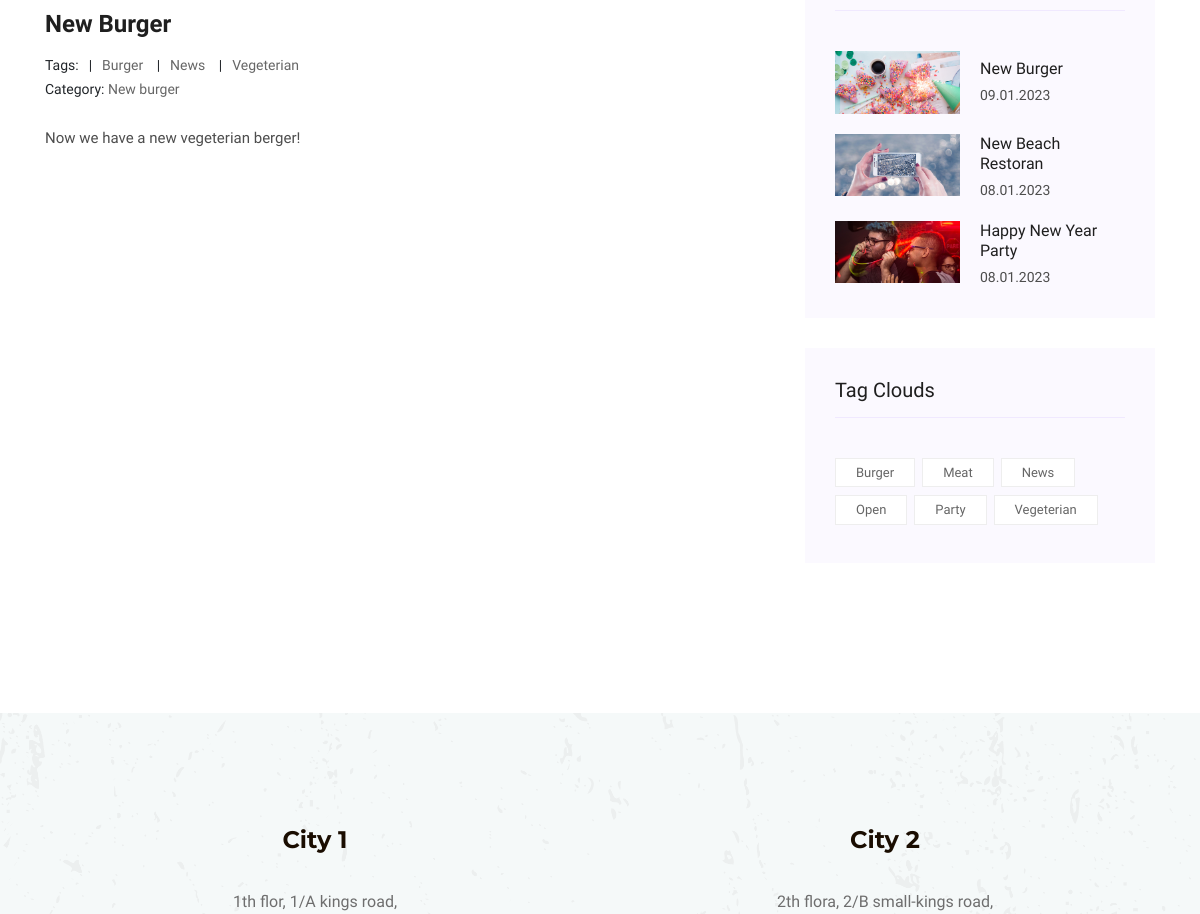
Before: /blog/post/new-burger/ (middle part) with the older database file.
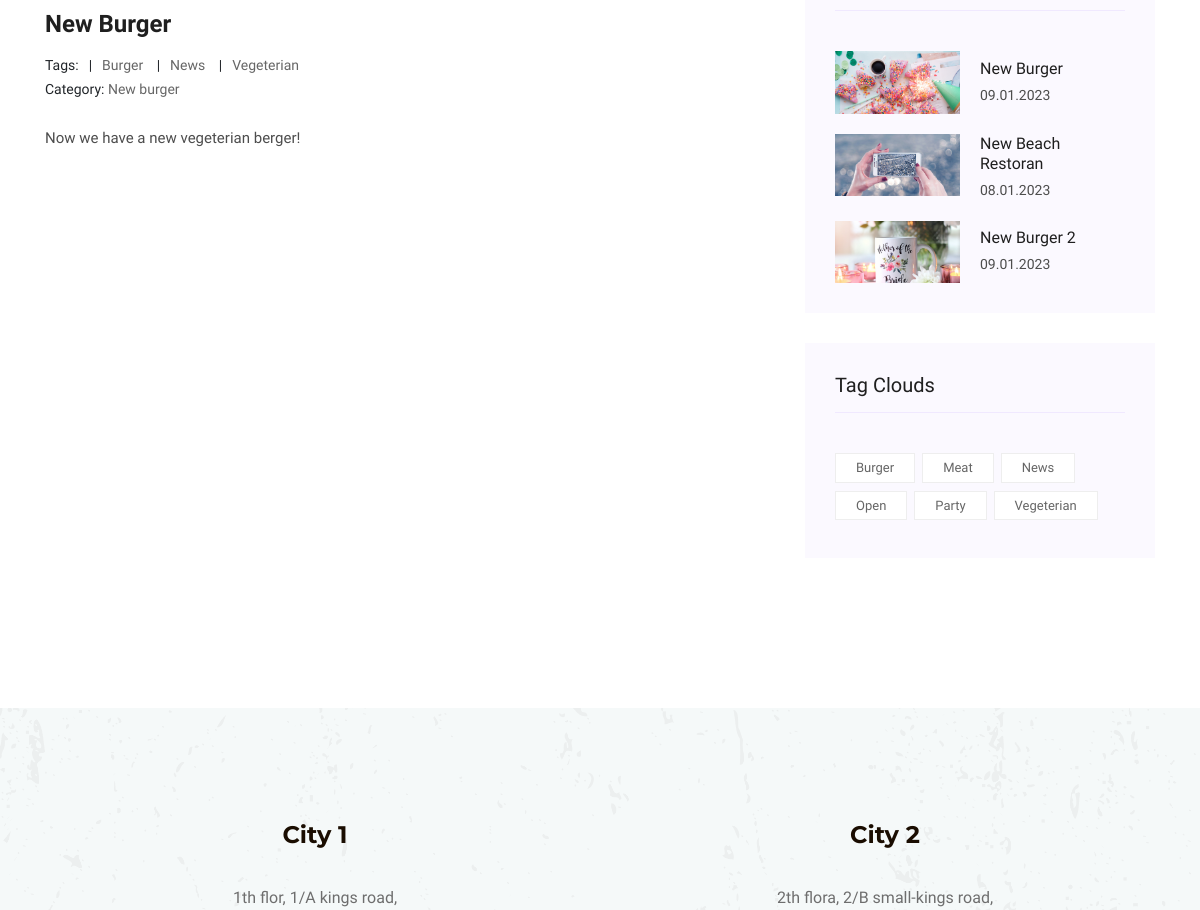
After: the same page with the newer database file.
### blog/models.py (models this page shows, shortened)
class Tag(models.Model):
    title = models.CharField(max_length=50)
    slug = models.SlugField(max_length=50, verbose_name='Url', unique=True)
    def get_absolute_url(self):
        return reverse('tag', kwargs={"slug": self.slug})
    class Meta:
        verbose_name = 'Tag'
        verbose_name_plural = 'Tags'
        ordering = ['title']

class Post(models.Model):
    title = models.CharField(max_length=255)
    slug = models.SlugField(max_length=255, verbose_name='Url', unique=True)
    author = models.CharField(max_length=255)
    content = models.TextField(blank=True)
    created_at = models.DateTimeField(auto_now_add=True, verbose_name='опубликовано')
    photo = models.ImageField(upload_to='photos/%Y/%m/%d/', blank=True)
    views = models.IntegerField(default=0, verbose_name='Кол-во просмотров')
    category = models.ForeignKey(Category, on_delete=models.PROTECT, related_name='posts')
    tags = models.ManyToManyField(Tag, blank=True, related_name='posts')
    def get_absolute_url(self):
        return reverse('post', kwargs={"slug": self.slug})
    class Meta:
        verbose_name = 'Post'
        verbose_name_plural = 'Posts'
        ordering = ['-created_at']

class Category(models.Model):
    title = models.CharField(max_length=255)
    slug = models.SlugField(max_length=255, verbose_name='Url', unique=True)
    def __str__(self):
        return self.title
    def get_absolute_url(self):
        return reverse('category', kwargs={"slug": self.slug})
    class Meta:
        verbose_name = 'Category'
        verbose_name_plural = 'Categories'
        ordering = ['title']

### blog/views.py (the view)
# urls.py: path('post/<str:slug>/', GetPost.as_view(), name='post'),
class GetPost(DetailView):
    model = Post
    template_name = 'blog/single_post.html'
    context_object_name = 'post'
    def get_context_data(self, *, object_list=None, **kwargs):
        context = super().get_context_data(**kwargs)
        self.object.views = F('views') + 1
        self.object.save()
        self.object.refresh_from_db()
        return context

### blog/templatetags/sidebar.py (called while the page is built)
@register.inclusion_tag('blog/categories_tpl.html')
def get_categories(menu_class='sidebar'):
    categories = Category.objects.all()
    return {"categories": categories, "menu_class": menu_class}

@register.inclusion_tag('blog/tags_tpl.html')
def get_tags():
    tags = Tag.objects.all()
    return {"tags": tags}

@register.inclusion_tag('blog/popular_post_tpl.html')
def get_popular_post():
    posts = Post.objects.order_by('-views')[:3]
    return {"posts": posts}

### blog/templates/blog/single_post.html (shortened to what this page needs)
{% extends 'base.html' %}
{% load static %}
{% load sidebar %}
{% block content %}
<section class="blog_area single-post-area section-padding">
    <div class="container">
        <div class="row">
            <div class="col-lg-8 posts-list">
                <div class="single-post">
                    <div class="blog_details">
                        <h2>{{ post.title }}</h2>
                        <ul class="blog-info-link mt-3 mb-4">
                            {% if post.tags.exists %}
                            <span>
                                   <li>Tags:</li>
                                    {% for tag in post.tags.all %}
                                    <li>
                                    <a href="{{ tag.get_absolute_url }}">{{ tag.title }}</a>
                                   </li>
                                    {% endfor %}
                                </span>
                            {% endif %}
                            <li>Category: <a href="{{ post.category.get_absolute_url }}">{{ post.category }}</a></li>
                        </ul>
                        <p class="excert">{{ post.content|safe }}</p>
                    </div>
                </div>
            </div>
            <div class="col-lg-4">
                <div class="blog_right_sidebar">
                    {% get_popular_post %}
                    {% get_tags %}
                </div>
            </div>
        </div>
    </div>
</section>
{% endblock %}

### blog/templates/blog/popular_post_tpl.html
<aside class="single_sidebar_widget popular_post_widget">
    <h3 class="widget_title">Recent Post</h3>
    {% for post in posts %}
    <div class="media post_item">
        <a href="{{ post.get_absolute_url }}">
        <img src="{{ post.photo.url }}  " width='125' alt="post">
        <div class="media-body">
            <a href="{{ post.get_absolute_url }}">
                <h3>{{ post.title }}</h3>
            </a>
            <p>{{ post.created_at|date:"d.m.Y" }}</p>
        </div>
        </a>
    </div>
    {% endfor %}
</aside>

### blog/templates/blog/tags_tpl.html
<aside class="single_sidebar_widget tag_cloud_widget">
    <h4 class="widget_title">Tag Clouds</h4>
    <ul class="list">
      {% for tag in tags %}
        <li>
            <a href="{{ tag.get_absolute_url }}">{{tag.title}}</a>
        </li>
      {% endfor %}
    </ul>
</aside>

Changed rows visible on the page:
no longer on this page (row edited): Post: photo (picture), title "Happy New Year Party", created_at "08.01.2023"
now on this page (row edited): Post: photo (picture), title "New Burger 2", created_at "09.01.2023"
